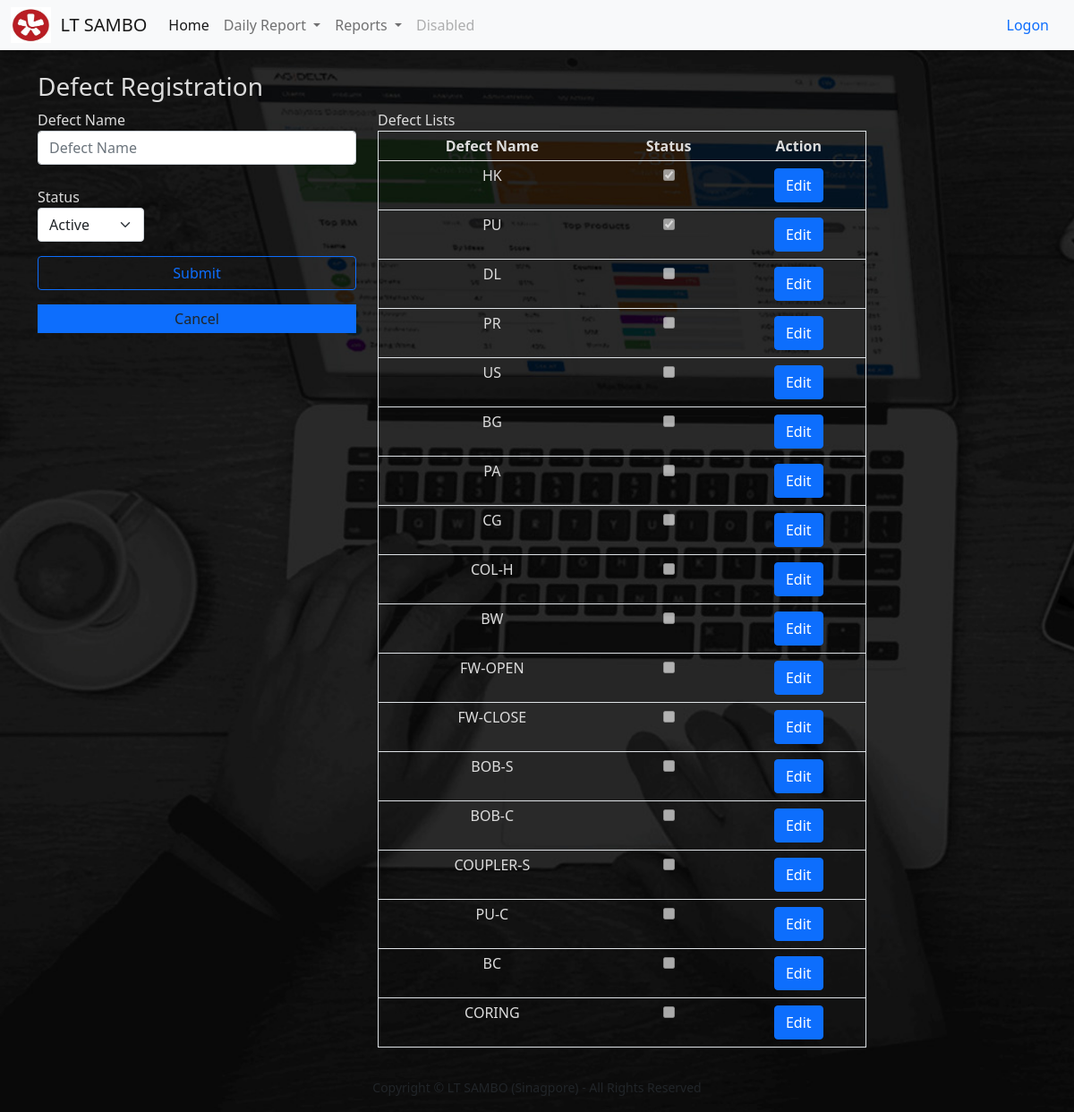
The page /work_volume/work_volume on the database its author committed.
### todo_list/models.py (models this page shows, shortened)
class Work_Volume(models.Model):
    Tx_Name = models.CharField(max_length=200)
    Is_Active = models.BooleanField(default=True)

### todo_list/views.py (the view)
# urls.py: path('work_volume/work_volume',views.work_volume, name='work_volume'),
def work_volume(request):
    if request.method == 'POST':
        form = WorkVolumeform(request.POST or None)
        if form.is_valid():
            form.save()
        work_volume_items = Work_Volume.objects.all
        messages.success(request, ('Item has been added to the list!'))
        return render(request, 'admin/work_volume_create.html', {'work_volume_items': work_volume_items})
    else:
        work_volume_items = Work_Volume.objects.all
        return render(request, 'admin/work_volume_create.html', {'work_volume_items': work_volume_items})

### todo_list/templates/admin/work_volume_create.html (shortened to what this page needs)
{% extends 'base.html' %}
{% load static %}
{% block content %}
<br><br>
<div class="container">
<div class="row">
    <h3 class="panel-title">
        <span class="english">Defect Registration</span>
    </h3>
    <form class="col-md-4 col-md-offset-2" method="post">
            <span>Defect Name</span>
            <input class="form-control col-md-6 me-2" type="input" placeholder="Defect Name" aria-label="Defect Name" name ="Tx_Name" value="{{work_volume_item.Tx_Name}}"><br>
                {% if work_volume_item.Is_Active == False %}
                    <div class="col-md-4 mb-3">
                      <label>Status</label>
                      <div class="col-sm-12">
                         <select class="form-select" name="Is_Active" aria-label="Default select example" required>
                            <option value=True>Active</option>
                             <option value=False selected>Inactive</option>
                        </select>
                    </div>
                    </div>
                {% else %}
                    <div class="col-md-4 mb-3">
                      <label>Status</label>
                      <div class="col-sm-12">
                         <select class="form-select" name="Is_Active" aria-label="Default select example" required>
                            <option value=True selected>Active</option>
                        </select>
                    </div>
                    </div>
                {% endif %}
        {% if work_volume_item %}
            <div class="d-grid gap-2">
                <button class="btn btn-outline-primary mb-3" type="submit">Update</button>
            </div>
        {% else %}
            <div class="d-grid gap-2">
                <button class="btn btn-outline-primary mb-3" type="submit">Submit</button>
            </div>
        {% endif %}
         <center><a class="dropdown-item secondary bg-primary" href="{% url 'work_volume' %}">Cancel</a></center>
    </form>
    <br>
    {%if work_volume_items %}
    <br>
    <div class="col-md-6 col-md-offset-2 primary md-2">
        <span> Defect Lists</span>
    <table class="table table-striped secondary border" style="Color:#dcdcdc; line-height:1;">
    <thead>
        <tr>
            <th><center>Defect Name</center></th>
            <th><center>Status</center></th>
            <th class="text-center"><center>Action</center></th>
        </tr>
    </thead>
      {% for things in work_volume_items %}
            <tr style="Color:#dcdcdc;">
                <td><center>{{ things.Tx_Name }} </center></td>
                {% if things.Is_Active %}
                    <td class="custom-control custom-checkbox" >
                        <center><input type="checkbox" class="custom-control-input" disabled checked></center>
                    </td>
                {% else %}
                    <td class="center custom-control custom-checkbox" >
                      <center><input type="checkbox" class="custom-control-input" disabled></center>
                    </td>
                {% endif %}
                <td class="text-center"><a class='btn btn-primary btn-xs' href="{% url 'edit' things.id %}"> Edit</a>
            </tr>
        {% endfor %}
    </table>
       </div>
   {% endif %}
</div>
</div>
{% endblock %}

### static/css/my_style.css (style rules this page uses)
body { background:#00bcd4; }

### rows shown on the page
Work_Volume: Tx_Name "HK"
Work_Volume: Tx_Name "PU"
Work_Volume: Tx_Name "DL"
Work_Volume: Tx_Name "PR"
Work_Volume: Tx_Name "US"
Work_Volume: Tx_Name "BG"
Work_Volume: Tx_Name "PA"
Work_Volume: Tx_Name "CG"
Work_Volume: Tx_Name "COL-H"
Work_Volume: Tx_Name "BW"
Work_Volume: Tx_Name "FW-OPEN"
Work_Volume: Tx_Name "FW-CLOSE"
Work_Volume: Tx_Name "BOB-S"
Work_Volume: Tx_Name "BOB-C"
Work_Volume: Tx_Name "COUPLER-S"
Work_Volume: Tx_Name "PU-C"
Work_Volume: Tx_Name "BC"
Work_Volume: Tx_Name "CORING"
